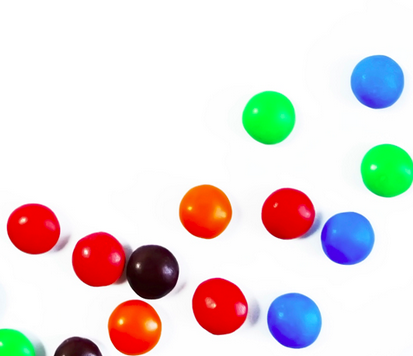
#> input picture Images & Videos/smarties.png, 413 x 356 px
$ python '17 - Morphological Transformations.py'
#> lines starting #> are read from the running program, lines starting #| are printed output that depends on the picture
import cv2 as cv
import numpy as np
from matplotlib import pyplot as plt

img = cv.imread('../Images & Videos/smarties.png', 0)
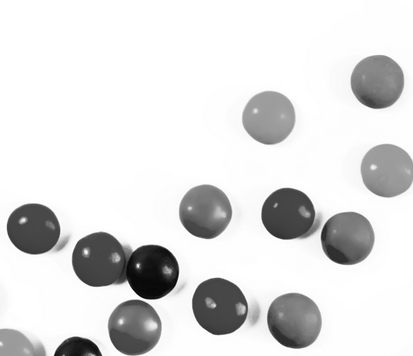
#> img: shape (356, 413); min 4, max 255, mean 222.6
img = cv.cvtColor(img, cv.COLOR_BGR2RGB)
#> img: shape (356, 413, 3)

_, mask = cv.threshold(img, 200, 255, cv.THRESH_TOZERO_INV)
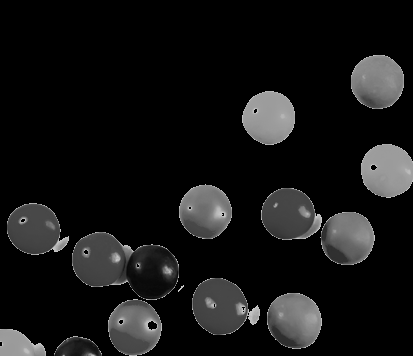
#> mask: shape (356, 413, 3); min 0, max 200, mean 21
kernel = np.ones((5, 5), np.uint8)

dilation = cv.dilate(mask, kernel, iterations=2)
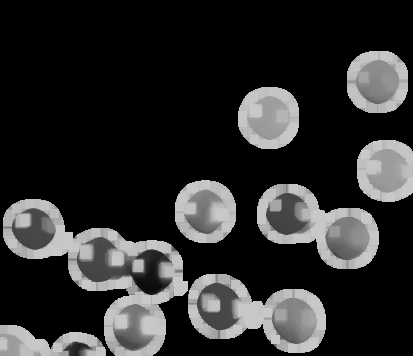
#> dilation: shape (356, 413, 3); min 0, max 200, mean 44.7
erosion = cv.erode(mask, kernel, iterations=1)
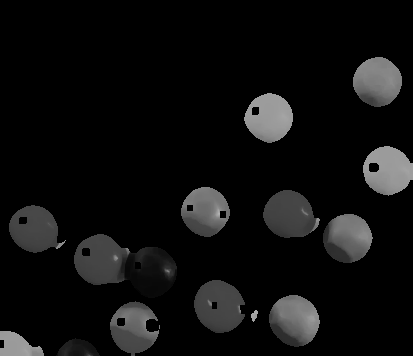
#> erosion: shape (356, 413, 3); min 0, max 180, mean 14.9
opening = cv.morphologyEx(mask, cv.MORPH_OPEN, kernel)
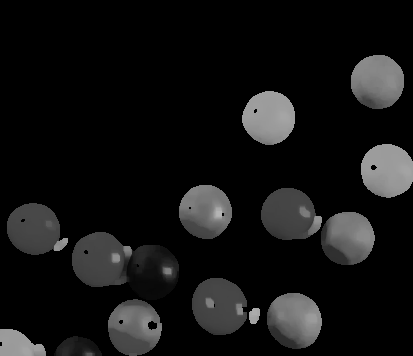
#> opening: shape (356, 413, 3); min 0, max 180, mean 19.4
closing = cv.morphologyEx(mask, cv.MORPH_CLOSE, kernel)
mg = cv.morphologyEx(mask, cv.MORPH_GRADIENT, kernel)
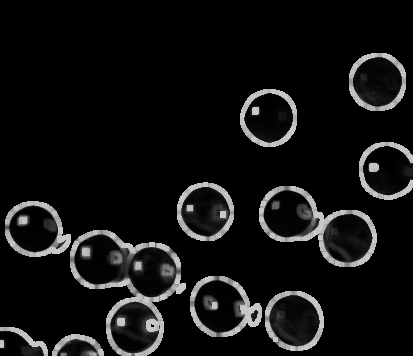
#> mg: shape (356, 413, 3); min 0, max 200, mean 17.9
th = cv.morphologyEx(mask, cv.MORPH_TOPHAT, kernel)
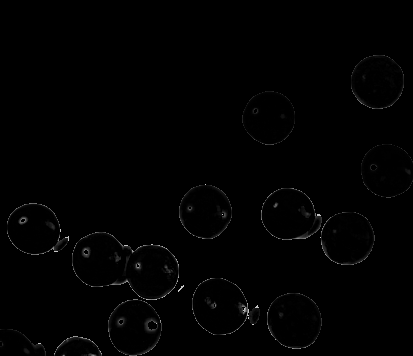
#> th: shape (356, 413, 3); min 0, max 200, mean 1.5

images = [img, mask, dilation, erosion, opening, closing, mg, th]
titles = ['Orignal', 'Mask', 'Dilation', 'Erosion', 'Opening', 'Closing', 'MG', 'TH']

for i in range(8):
    plt.subplot(2, 4, i + 1)
    plt.imshow(images[i], 'gray')
    plt.title(titles[i])
    plt.xticks([])
    plt.yticks([])

plt.show()

# cv.imshow('Image1',mask)
# cv.waitKey(0)
# cv.destroyAllWindows()

$ run again, with Images & Videos/cards.png copied over Images & Videos/smarties.png
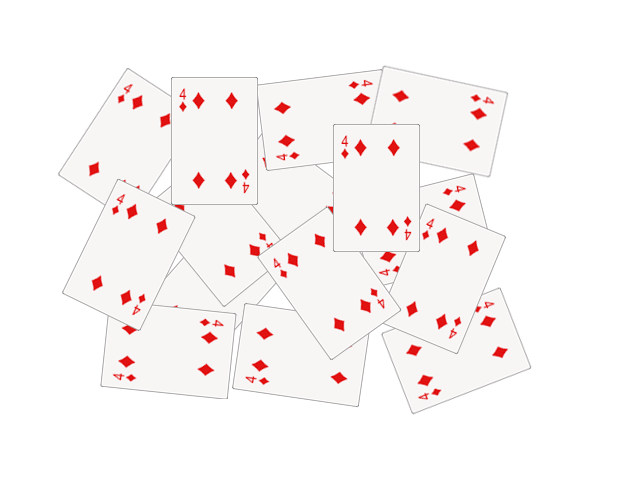
#> input picture Images & Videos/cards.png, 640 x 480 px
#> `dilation = cv.dilate(mask, kernel, iterations=2)`:
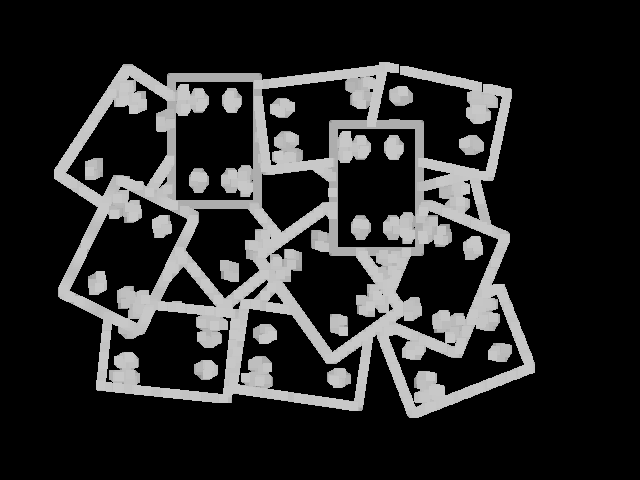
#> dilation: shape (480, 640, 3); min 0, max 200, mean 40.9
#> `mg = cv.morphologyEx(mask, cv.MORPH_GRADIENT, kernel)`:
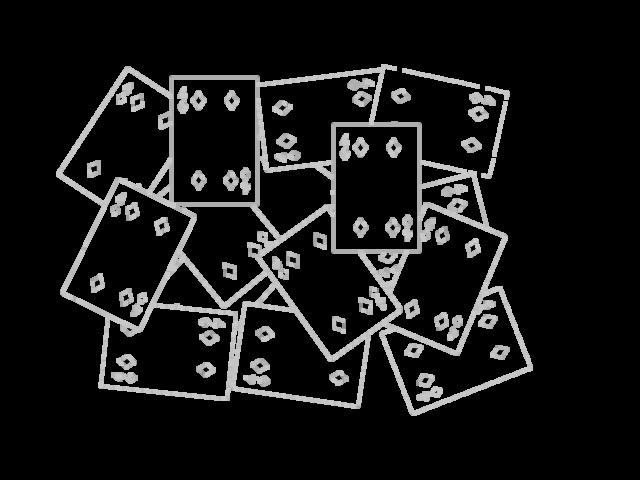
#> mg: shape (480, 640, 3); min 0, max 200, mean 23.1

$ run again, with Images & Videos/chessboard.png copied over Images & Videos/smarties.png
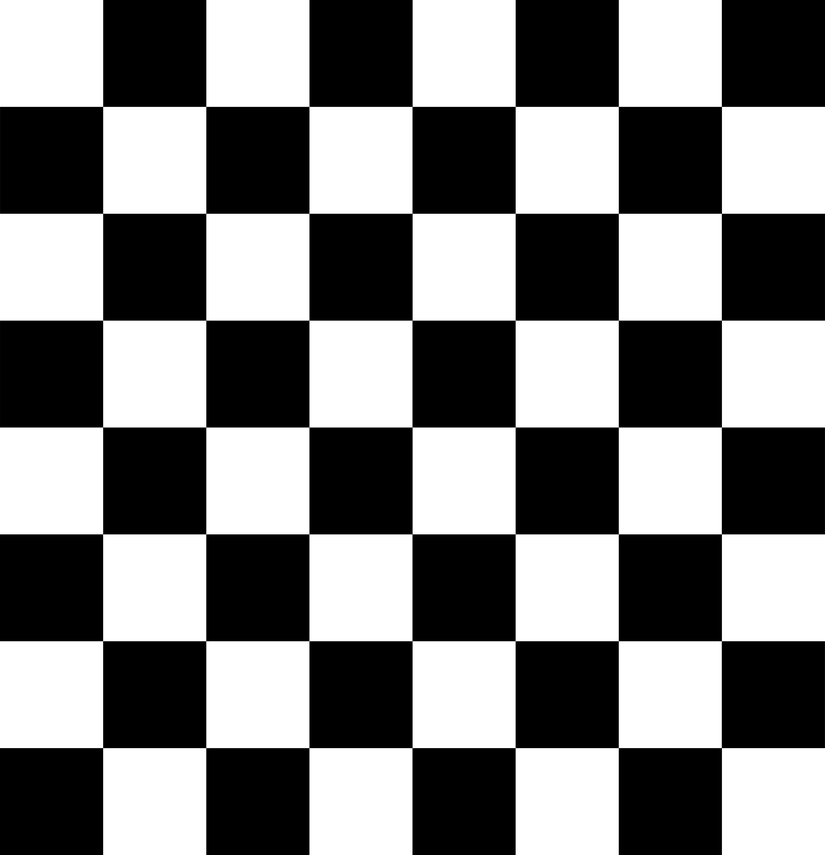
#> input picture Images & Videos/chessboard.png, 825 x 855 px, shrunk from 3595 x 3723 before the run
#> img is the input picture: shape (855, 825); min 0, max 255, mean 127.5
#> `dilation = cv.dilate(mask, kernel, iterations=2)`:
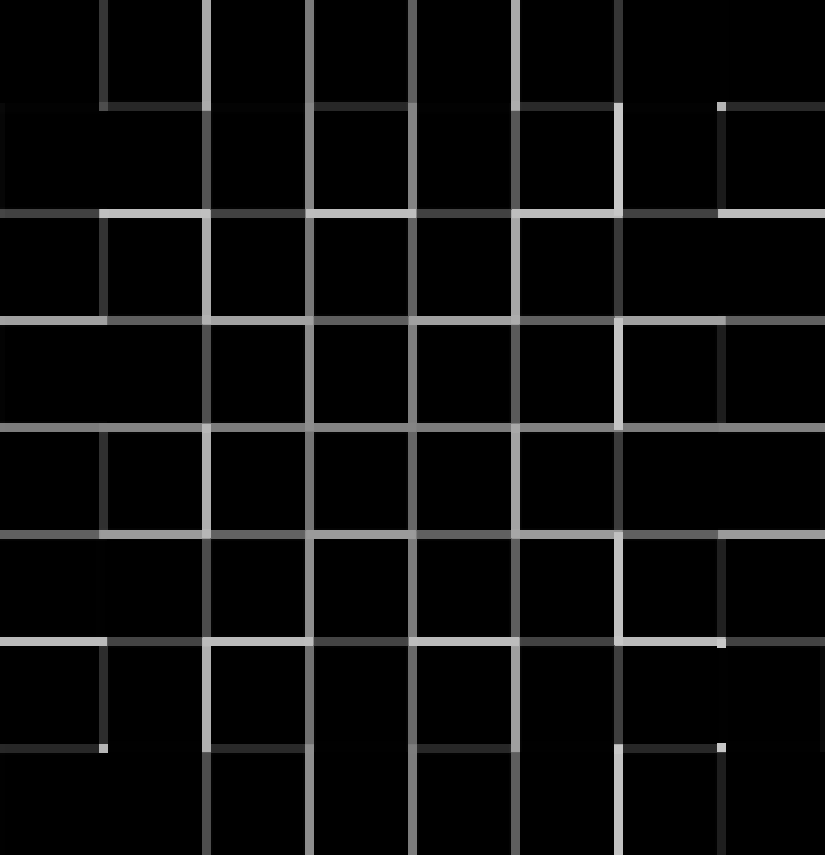
#> dilation: shape (855, 825, 3); min 0, max 199, mean 14.3
#> erosion: shape (855, 825, 3); every value is 0
#> `mg = cv.morphologyEx(mask, cv.MORPH_GRADIENT, kernel)`:
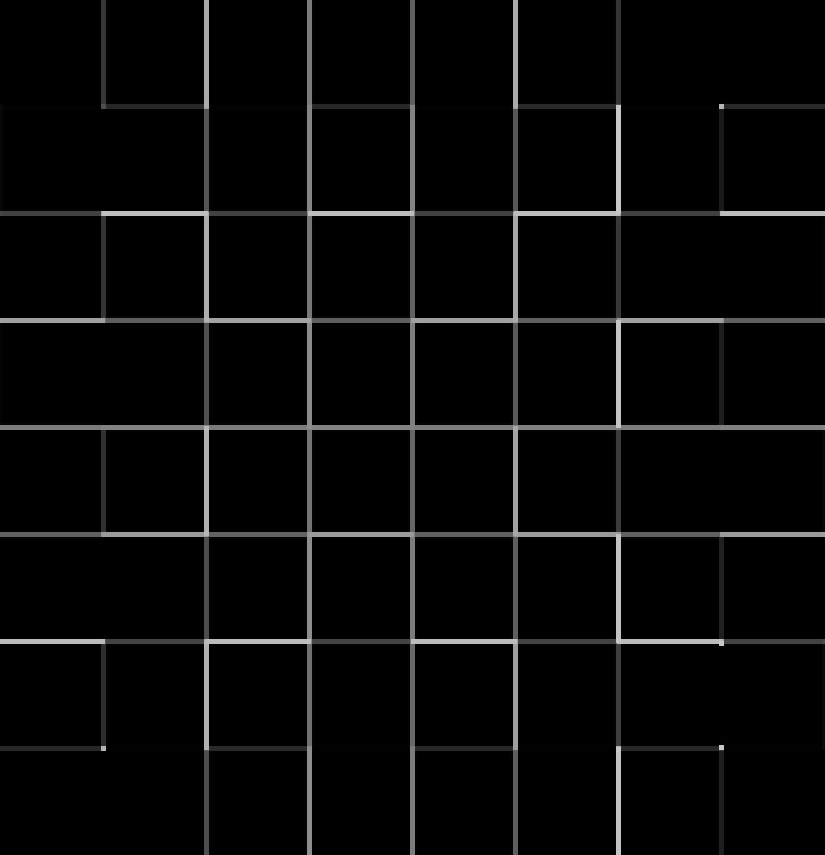
#> mg: shape (855, 825, 3); min 0, max 199, mean 8
